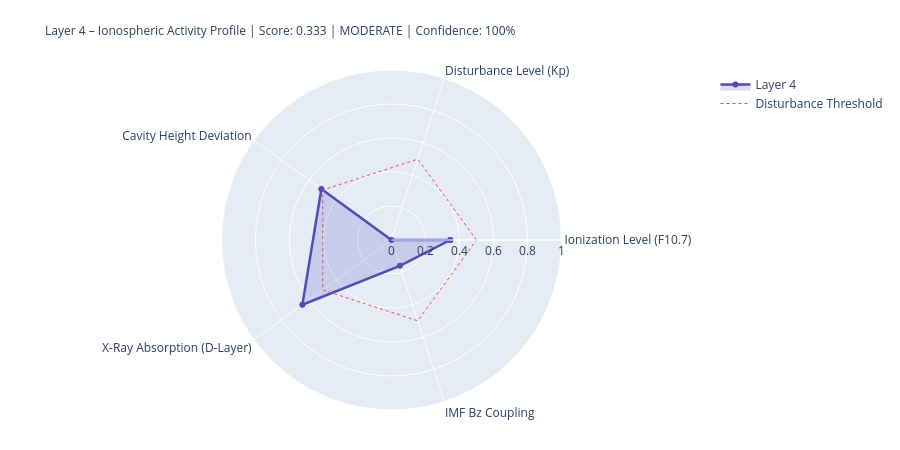

The code cell stored with this chart in its notebook:
### Markdown cell above
---
## 4. State Assessment & Handoff to Layer 5

### Code cell
# ============================================================
# LAYER-4-SCORE
# ============================================================

COMPONENTS = {
    'Ionization Level (F10.7)':    {'score': ioniz,       'source': 'primary' if f107_now else 'from_layer0', 'dynamic': True},
    'Disturbance Level (Kp)':          {'score': disturb,     'source': 'primary' if kp_now   else 'from_layer0', 'dynamic': True},
    'Cavity Height Deviation':    {'score': h_dev,       'source': 'derived',                                'dynamic': True},
    'X-Ray Absorption (D-Layer)':{'score': xray_ioniz,  'source': 'primary' if xray_now else 'missing',     'dynamic': True},
    'IMF Bz Coupling':             {'score': bz_coupling, 'source': 'primary' if bz_now   else 'from_layer0', 'dynamic': True},
}

available    = {k: v['score'] for k, v in COMPONENTS.items() if v['score'] is not None}
unavailable  = [k for k, v in COMPONENTS.items() if v['score'] is None]
layer4_score = round(sum(available.values()) / len(available), 4) if available else None
confidence   = round(len(available) / len(COMPONENTS), 2)
level = ('unknown' if layer4_score is None
         else 'quiet'   if layer4_score < 0.3
         else 'moderate' if layer4_score < 0.6
         else 'active')
dominant_l4 = max(available, key=available.get) if available else 'none'

# Resonance delta for Schumann SR-1
sr1_ref = schumann_freq(1, 80.0)
sr1_now = schumann_freq(1, h_eff)
sr1_delta_mhz = (sr1_now - sr1_ref) * 1000

# Propagation conditions
prop_cond = ('disturbed'   if kp_val > 4
             else 'unsettled' if kp_val > 2
             else 'normal')
if xray_class in ['X', 'M']:
    prop_cond = 'Radio-Blackout moeglich'

W = 68
print('=' * W)
print('LAYER 4 – IONOSPHERE – STATE ASSESSMENT')
print('=' * W)
for name, comp in COMPONENTS.items():
    s = comp['score']
    if s is not None:
        bar = '█' * int(s * 20) + '░' * (20 - int(s * 20))
        print(f'  {name:<36} {bar}  {s:.3f}  [{comp["source"]}]')
    else:
        print(f'  {name:<36} {"─" * 20}  n/a   [missing]')
print('-' * W)
print(f'  Score:          {layer4_score:.3f}  ({len(available)}/{len(COMPONENTS)} components)')
print(f'  Confidence:     {confidence:.0%}')
print(f'  Level:          {level.upper()}')
print(f'  Dominant:       {dominant_l4}')
print(f'  Cavity height:  {h_eff:.1f} km  (Ref: 80.0 km)')
print(f'  SR-1:           {sr1_now:.3f} Hz  (Δ {sr1_delta_mhz:+.1f} mHz vs. ref)')
print(f'  Propagation:    {prop_cond}')
print(f'  X-Ray:          {xray_class}-class  ({xray_now:.2e} W/m²)' if xray_now else '  X-Ray:          n/a')
print('=' * W)

# Radar
cats   = list(available.keys())
vals_r = list(available.values())
if len(cats) >= 3:
    fig = go.Figure()
    fig.add_trace(go.Scatterpolar(
        r=vals_r + [vals_r[0]], theta=cats + [cats[0]],
        fill='toself', fillcolor='rgba(83,74,183,0.20)',
        line=dict(color='#534AB7', width=2.5), name='Layer 4'
    ))
    fig.add_trace(go.Scatterpolar(
        r=[0.5] * (len(cats)+1), theta=cats + [cats[0]],
        line=dict(color='#E24B4A', dash='dot', width=1),
        mode='lines', name='Disturbance Threshold'
    ))
    fig.update_layout(
        title=dict(
            text=f'Layer 4 – Ionospheric Activity Profile | Score: {layer4_score:.3f} | {level.upper()} | Confidence: {confidence:.0%}',
            font=dict(size=12)
        ),
        polar=dict(radialaxis=dict(visible=True, range=[0, 1])),
        height=450, showlegend=True,
        margin=dict(l=80, r=80, t=70, b=40)
    )
    fig.show()

### Figure 1 — Plotly figure (JSON) as saved in the notebook; plotly's stock layout.template omitted (floating-point values rounded to 4 significant figures)
{"data": [{"fill": "toself", "fillcolor": "rgba(83,74,183,0.20)", "line": {"color": "#534AB7", "width": 2.5}, "name": "Layer 4", "r": [0.346, 0.0, 0.51, 0.648, 0.16, 0.346], "theta": ["Ionization Level (F10.7)", "Disturbance Level (Kp)", "Cavity Height Deviation", "X-Ray Absorption (D-Layer)", "IMF Bz Coupling", "Ionization Level (F10.7)"], "type": "scatterpolar"}, {"line": {"color": "#E24B4A", "dash": "dot", "width": 1}, "mode": "lines", "name": "Disturbance Threshold", "r": [0.5, 0.5, 0.5, 0.5, 0.5, 0.5], "theta": ["Ionization Level (F10.7)", "Disturbance Level (Kp)", "Cavity Height Deviation", "X-Ray Absorption (D-Layer)", "IMF Bz Coupling", "Ionization Level (F10.7)"], "type": "scatterpolar"}], "layout": {"height": 450, "margin": {"b": 40, "l": 80, "r": 80, "t": 70}, "polar": {"radialaxis": {"range": [0, 1], "visible": true}}, "showlegend": true, "title": {"font": {"size": 12}, "text": "Layer 4 – Ionospheric Activity Profile | Score: 0.333 | MODERATE | Confidence: 100%"}}}
